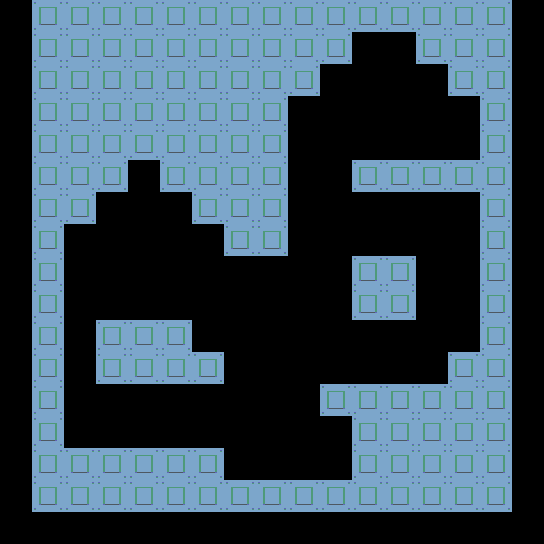

Below is a game level as drawn by its tile map, then a one-line description and the .tmx that defines it (tile-layer data replaced by summaries):
An orthogonal 17x17 tile map with 32x32 px tiles, 1 tile layer (tile), 2 tilesets and 8 objects (oPickupUpgradeKick).

<map version="1.4" tiledversion="1.4.1" orientation="orthogonal" renderorder="right-down" compressionlevel="0" width="17" height="17" tilewidth="32" tileheight="32" infinite="0" nextlayerid="3" nextobjectid="14">
 <editorsettings>
  <export target="rm_up_kick.room.gmx" format="gmx" />
 </editorsettings>
 <properties>
  <property name="speed" type="int" value="60" />
 </properties>
 <tileset firstgid="1" source="objects.tsx" />
 <tileset firstgid="7" source="tiles.tsx" />
 <layer id="1" name="tile" width="17" height="17">
  <data>[289 cells, 138 non-empty, 1 distinct tile ids]</data>
 </layer>
 <objectgroup id="2" name="obj">
  <object id="1" template="temp/oKNT.tx" x="0" y="-32" />
  <object id="2" template="temp/oRoom.tx" x="0" y="-96">
   <properties>
    <property name="code">title = "BOOTLEG HEADQUARTER";
subtitle = "HOT DAMN, BOOTS?";</property>
   </properties>
  </object>
  <object id="3" template="temp/oDoor.tx" x="288" y="480">
   <properties>
    <property name="code">dest = rm_up_lobby;
doorID = 43;</property>
   </properties>
  </object>
  <object id="4" template="temp/oDoor.tx" x="416" y="160">
   <properties>
    <property name="code">dest = rm_up_lobby;
doorID = 44;</property>
   </properties>
  </object>
  <object id="7" name="UPGRADE : KICK" type="oPickupUpgradeKick" gid="4" x="128" y="320" width="32" height="32" />
  <object id="9" template="temp/oTeleport.tx" x="96" y="320" />
  <object id="11" template="temp/oPickupItemPowercell.tx" x="224" y="480" />
  <object id="13" template="temp/view.tx" x="64" y="224" />
 </objectgroup>
</map>
